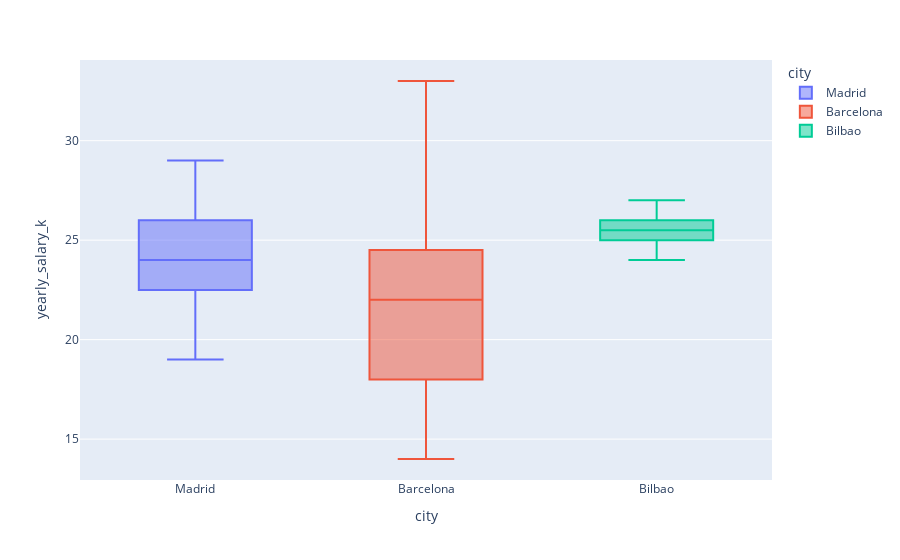

The cell this chart's notebook holds for it:
### Markdown cell above
#### Visualize the distribution with a boxplot

### Code cell


### Figure 1 — Plotly figure (JSON) as saved in the notebook; plotly's stock layout.template omitted (floating-point values rounded to 4 significant figures)
{"data": [{"alignmentgroup": "True", "hovertemplate": "city=%{x}<br>yearly_salary_k=%{y}<extra></extra>", "legendgroup": "Madrid", "marker": {"color": "#636efa"}, "name": "Madrid", "notched": false, "offsetgroup": "Madrid", "orientation": "v", "showlegend": true, "type": "box", "x": ["Madrid", "Madrid", "Madrid", "Madrid", "Madrid", "Madrid", "Madrid", "Madrid", "Madrid", "Madrid", "Madrid", "Madrid", "Madrid", "Madrid", "Madrid", "Madrid", "Madrid", "Madrid", "Madrid", "Madrid"], "x0": " ", "xaxis": "x", "y": [26, 24, 26, 29, 24, 24, 29, 27, 23, 26, 23, 23, 25, 19, 19, 23, 21, 25, 22, 20], "y0": " ", "yaxis": "y"}, {"alignmentgroup": "True", "hovertemplate": "city=%{x}<br>yearly_salary_k=%{y}<extra></extra>", "legendgroup": "Barcelona", "marker": {"color": "#EF553B"}, "name": "Barcelona", "notched": false, "offsetgroup": "Barcelona", "orientation": "v", "showlegend": true, "type": "box", "x": ["Barcelona", "Barcelona", "Barcelona", "Barcelona", "Barcelona", "Barcelona", "Barcelona", "Barcelona", "Barcelona", "Barcelona", "Barcelona", "Barcelona", "Barcelona", "Barcelona", "Barcelona", "Barcelona", "Barcelona", "Barcelona", "Barcelona", "Barcelona"], "x0": " ", "xaxis": "x", "y": [31, 22, 24, 16, 21, 24, 18, 25, 20, 22, 20, 33, 23, 18, 28, 17, 25, 14, 17, 24], "y0": " ", "yaxis": "y"}, {"alignmentgroup": "True", "hovertemplate": "city=%{x}<br>yearly_salary_k=%{y}<extra></extra>", "legendgroup": "Bilbao", "marker": {"color": "#00cc96"}, "name": "Bilbao", "notched": false, "offsetgroup": "Bilbao", "orientation": "v", "showlegend": true, "type": "box", "x": ["Bilbao", "Bilbao", "Bilbao", "Bilbao", "Bilbao", "Bilbao", "Bilbao", "Bilbao", "Bilbao", "Bilbao", "Bilbao", "Bilbao", "Bilbao", "Bilbao", "Bilbao", "Bilbao", "Bilbao", "Bilbao", "Bilbao", "Bilbao"], "x0": " ", "xaxis": "x", "y": [26, 26, 25, 25, 24, 25, 25, 27, 26, 24, 26, 25, 25, 26, 27, 26, 25, 25, 26, 26], "y0": " ", "yaxis": "y"}], "layout": {"boxmode": "overlay", "legend": {"title": {"text": "city"}, "tracegroupgap": 0}, "margin": {"t": 60}, "xaxis": {"anchor": "y", "categoryarray": ["Madrid", "Barcelona", "Bilbao"], "categoryorder": "array", "domain": [0, 1], "title": {"text": "city"}}, "yaxis": {"anchor": "x", "domain": [0, 1], "title": {"text": "yearly_salary_k"}}}}
